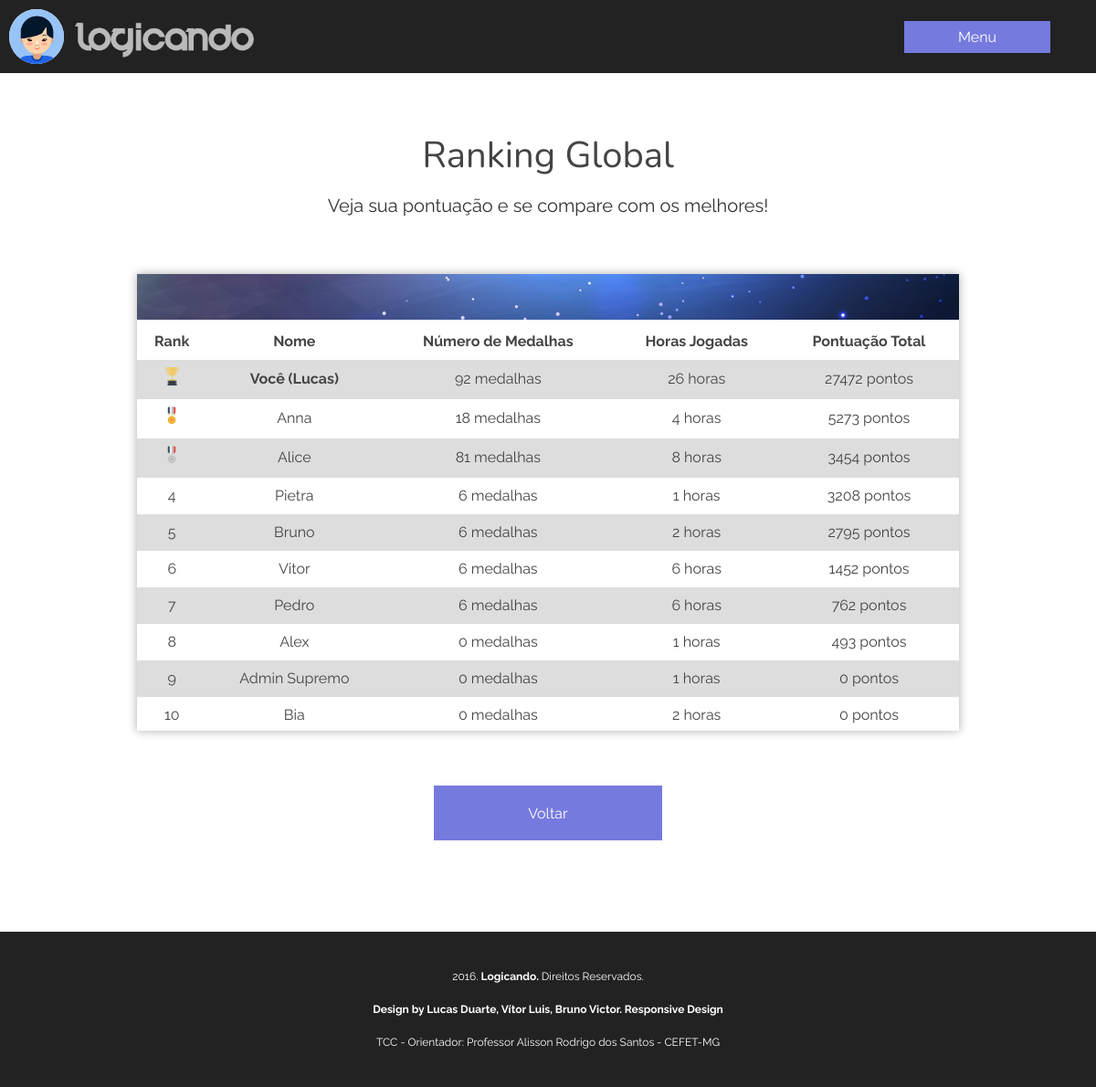
The page /pages/global-rank.php (signed in) on the database its author committed.
### tables this page shows
CREATE TABLE `userdata_plataforma` (
  `user_id` int(11) NOT NULL,
  `num_medalhas` int(11) NOT NULL,
  `vlr_progresso1` int(11) NOT NULL,
  `vlr_progresso2` int(11) NOT NULL,
  `total_pontos` int(11) NOT NULL,
  `horas_uso` int(11) NOT NULL
);

CREATE TABLE `userdata` (
  `id` int(11) NOT NULL,
  `name` varchar(255) NOT NULL,
  `mail` varchar(255) NOT NULL,
  `password` varchar(255) NOT NULL,
  `sexo` varchar(16) NOT NULL,
  `idade` int(16) NOT NULL,
  `about` longtext NOT NULL,
  `userkey` varchar(255) NOT NULL,
  `register` bigint(20) NOT NULL,
  `status` int(11) NOT NULL
);

### system/database.php (the view, shortened to what this page needs)
<?php
	function GetUser($key = null) {
		if(!IsLogged())
			return false;
		else {
			$userkey = UserLog();
			$query = "SELECT * FROM userdata WHERE userkey = '$userkey' AND status = true";
			$result = mysql_query($query) or die(mysql_error());
			$dados = mysql_fetch_assoc($result);
			$id = current($dados);
			$dadosT2 = GetUserT2($id);
			$dados = $dados + $dadosT2;
			if($key == null)
				return $dados;
			else
				return (isset($dados[$key])) ? $dados[$key] : false;
		}
	}
	function GetUserT2($id) {
		$query = "SELECT * from userdata_plataforma WHERE user_id = '$id'";
		$result = mysql_query($query) or die(mysql_error());
		$data = mysql_fetch_assoc($result);
		return $data;
	}
	function GetRank($userid) {
		$query = "SELECT userdata.id, userdata.name, userdata_plataforma.num_medalhas, userdata_plataforma.horas_uso, userdata_plataforma.total_pontos FROM userdata INNER JOIN userdata_plataforma ON userdata.id=userdata_plataforma.user_id ORDER BY userdata_plataforma.total_pontos DESC";
		$result = mysql_query($query) or die(mysql_error());
		echo "<table style='width:100%'>
			<tr>
			 	<th>Rank</th>
			    <th>Nome</th>
			    <th>Número de Medalhas</th>
			    <th>Horas Jogadas</th>
			    <th>Pontuação Total</th>
			</tr>";
		$count = 1;
		while ($registro = mysql_fetch_assoc($result)) {
		echo "<tr>";
		if($count == 1)
			echo "<td><img src='../imagens/medalhas/trofeu.png' width='15'></td>";
		else if($count == 2)
			echo "<td><img src='../imagens/medalhas/gold.png' width='20'></td>";
		else if($count == 3)
			echo "<td><img src='../imagens/medalhas/silver.png' width='20'></td>";
		else
			echo "<td>".$count."</td>";
		if ($userid == $registro["id"])
			echo "<td><b>Você (".$registro["name"].")</b></td>";
		else
			echo "<td>".$registro["name"]."</td>";
		echo "<td>".$registro["num_medalhas"]." medalhas</td>
			    <td>".$registro["horas_uso"]." horas</td>
			    <td>".$registro["total_pontos"]." pontos</td>
			</tr>";
		if($count == 10) break;
			$count++;
		}
		echo "</table>";
	}
?>

### pages/global-rank.php (shortened to what this page needs)
<?php
	$dataUser = GetUser();
?>
<!DOCTYPE html>
<html lang="pt">
<head>
	<link rel="stylesheet" type="text/css" href="../css/appstyle.css" />
</head>
<body id="topo">
	<header class="header">
		<div class="mini-image-perfil"> <?php MiniImagemPerfil($dataUser); ?> </div>
		<a href=" <?php echo URL_PAINEL ?>"> <img src="../imagens/logicandologo3.png" title="Logo Logicando" class="logo"/> </a>
		<div class="dropdown" style="float:right;">
  			<button class="dropbtn"> Menu </button>
		</div>
	</header>
	<section>
			<p class="textOne"> Ranking Global </p>
			<p class="textTwo"> Veja sua pontuação e se compare com os melhores! </p>
			<center>
				<div class="container_geral">
					<div class="box-ranking">
						<div class="box-ranking-little" id="img_box_4"></div>
						<?php GetRank($dataUser["user_id"]); ?>
					</div>
				</div>
			</center>
			<center>
				<a href="painel.php">
					<input type="submit" name="send" value="Voltar" class="game-screen-button" style="background-color: #757ADE;">
				</a>
			</center>
	</section>
	<footer class="rodape">
		<p> 2016. <strong> Logicando. </strong> Direitos Reservados. </p> <br>
		<strong> <p> Design by Lucas Duarte, Vítor Luis, Bruno Victor. Responsive Design </p> </strong> <br>
		<p> TCC - Orientador: Professor Alisson Rodrigo dos Santos - CEFET-MG </p>
	</footer>
</body>
</html>

### system/helpers.php (shortened to what this page needs)
<?php
		function UserLog($value = null) {
			if($value === null)
				return $_SESSION['userLog'];
			else
				$_SESSION['userLog'] = $value;
		}
	function MiniImagemPerfil($userData) {
		$codeIdPerf = '';
		if($userData['sexo'] === 'M' || $userData['sexo'] === 'm')
			$codeIdPerf = '../imagens/perfil/img-boy-1.png';
		else
			$codeIdPerf = '../imagens/perfil/img-girl-1.png';
		echo '<img src="' . $codeIdPerf . '" class="image-perfil">';
	}
?>

### css/appstyle.css (style rules this page uses)
body { font-size: 62.5%; line-height: 1.5; font-family: Raleway, Century Gothic, Ubuntu, Arial, sans-serif; color: #727C79; background-color: #fff; }
*, *:before, *:after { -webkit-box-sizing: border-box; -moz-box-sizing: border-box; -o-box-sizing: border-box; box-sizing: border-box; margin: 0; padding: 0; }
img, video { max-width: 100%; }
a { color: #333; text-decoration: none; }
.container_geral { max-width: 1128px; margin: 0 auto; }
.header { width: 100%; height: 80px; margin-top: 0em; background-color: #222; }
.mini-image-perfil { float: left; width: 60px; height: 60px; margin-left: 10px; margin-top: 10px; border-radius: 50%; background-color: #fff; }
.image-perfil { width: 60px; height: 60px; border-radius: 50%; }
.logo { float: left; margin-left: 10px; width: 200px; height: 66.666px; margin-top: 10px; }
.dropbtn { margin-right: 50px; margin-top: 23px; color: #fff; width: 160px; height: 35px; background-color: #757ADE; font-family: Raleway, Century Gothic, Ubuntu, Arial, sans-serif; border: none; padding: 0px; font-size: 1.6em; cursor: pointer; -webkit-transition: all 0.5s; -moz-transition: all 0.5s; -o-transition: all 0.5s; transition: all 0.5s; }
.dropdown { position: relative; display: inline-block; }
.textOne { color: #444; font-family: 'Nunito', sans-serif; font-size: 4em; margin-top: 60px; margin-bottom: 0px; text-align: center; }
.textTwo { color: #333; font-family: Raleway; font-size: 2em; margin-top: 10px; margin-bottom: 0px; text-align: center; }
#img_box_4 { background-image: url(../imagens/vetores/space.jpg); background-position: top; }
.rodape { background-color: #222; margin-top: 100px; padding: 40px 100px 40px 100px; text-align: center; color: #fff; font-size: 1.2em; }
.box-ranking { width: 100%; height: 500px; background-color: #fff; box-shadow: 0px 0px 10px #aeaeae; display: inline-block; margin-top: 60px; }
.box-ranking-little { width: 100%; height: 50px; display: inline-block; background-size: 100%; }
.game-screen-button { width: 250px; height: 60px; background-color: #757ADE; margin: 60px 30px 0px 30px; border: 1px solid transparent; cursor: pointer; color: #fff; font-family: Raleway; font-size: 1.6em; text-decoration: none; -webkit-transition: all 0.5s; -moz-transition: all 0.5s; -o-transition: all 0.5s; transition: all 0.5s; }
@media screen and (min-width: 360px) { .container_geral { max-width: 320px; } }
@media screen and (min-width: 768px) { .container_geral { max-width: 708px; } }
@media screen and (min-width: 800px) { .container_geral { max-width: 720px; } }
@media screen and (min-width: 980px) { .container_geral { max-width: 900px; } }

### pages/global-rank.php (style rules this page uses)
table { border-collapse: collapse; font-size: 1.6em; width: 100%; color: #444444; }
td, th { text-align: center; padding: 8px; }
tr:nth-child(even) { background-color: #dddddd; }

### rows shown on the page
userdata_plataforma: user_id.name "Lucas", num_medalhas "92", horas_uso "26", total_pontos "27472"
userdata_plataforma: user_id.name "Anna", num_medalhas "18", horas_uso "4", total_pontos "5273"
userdata_plataforma: user_id.name "Alice", num_medalhas "81", horas_uso "8", total_pontos "3454"
userdata_plataforma: user_id.name "Pietra", num_medalhas "6", horas_uso "1", total_pontos "3208"
userdata_plataforma: user_id.name "Bruno", num_medalhas "6", horas_uso "2", total_pontos "2795"
userdata_plataforma: user_id.name "Vitor", num_medalhas "6", horas_uso "6", total_pontos "1452"
userdata_plataforma: user_id.name "Pedro", num_medalhas "6", horas_uso "6", total_pontos "762"
userdata_plataforma: user_id.name "Alex", num_medalhas "0", horas_uso "1", total_pontos "493"
userdata_plataforma: user_id.name "Admin Supremo", num_medalhas "0", horas_uso "1", total_pontos "0"
userdata_plataforma: user_id.name "Bia", num_medalhas "0", horas_uso "2", total_pontos "0"
